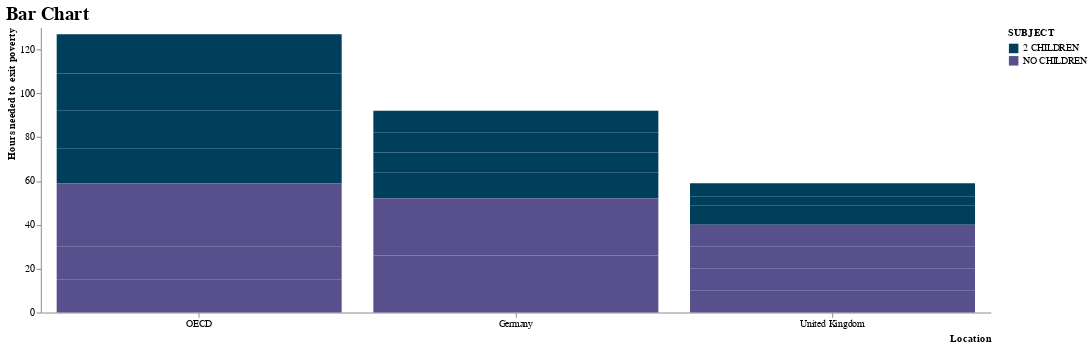

Notebook cell for this chart:
### Code cell
# A C M I 
# Mark ist Abbildungstyp, Folgender Underscore bezeichnet genaue Art

#aggregate=count soll Ausprägungen der Variable Homeownership zählen 

alt.Chart(df2_selectedlocations).mark_bar().encode(
    x=alt.X('LOCATION').sort('-y').axis  # - gibt an, dass nach absteigender Ausprägung sortiert wird
    (title='Location',
     titleAnchor='end',
     grid=False,
     labelAngle=0), # Labels von Homeownership werden gedreht
    y=alt.Y('VALUE:Q').axis  
    (title='Hours needed to exit poverty',
     titleAnchor='end',
      grid=False,
     labelAngle=0),
    color=alt.Color('SUBJECT', scale=colors),
).properties(
    title='Bar Chart',
    width=1000,
    height=300
).configure_title(
    fontSize=20,
    font='Arial',
    color='black',
    anchor='start'
).configure_view(strokeWidth=0)

### Figure 1 — Vega-Lite specification as saved in the notebook (floating-point values rounded to 4 significant figures)
{"config": {"view": {"continuousWidth": 300, "continuousHeight": 300, "strokeWidth": 0}, "title": {"anchor": "start", "color": "black", "font": "Arial", "fontSize": 20}}, "data": {"name": "data-7ac37f8d3de7093f73c28ba21ddf0d3e"}, "mark": {"type": "bar"}, "encoding": {"color": {"field": "SUBJECT", "scale": {"range": ["#003f5c", "#58508d", "#bc5090", "#ff6361", "#ffa600"]}, "type": "nominal"}, "x": {"axis": {"title": "Location", "titleAnchor": "end", "grid": false, "labelAngle": 0}, "field": "LOCATION", "sort": "-y", "type": "nominal"}, "y": {"axis": {"title": "Hours needed to exit poverty", "titleAnchor": "end", "grid": false, "labelAngle": 0}, "field": "VALUE", "type": "quantitative"}}, "height": 300, "title": "Bar Chart", "width": 1000, "$schema": "https://vega.github.io/schema/vega-lite/v5.15.1.json", "datasets": {"data-7ac37f8d3de7093f73c28ba21ddf0d3e": [{"LOCATION": "Germany", "SUBJECT": "2 CHILDREN", "MEASURE": "HR_AVEWAGE", "TIME": 2019, "VALUE": 12}, {"LOCATION": "Germany", "SUBJECT": "2 CHILDREN", "MEASURE": "HR_AVEWAGE", "TIME": 2020, "VALUE": 9}, {"LOCATION": "Germany", "SUBJECT": "2 CHILDREN", "MEASURE": "HR_AVEWAGE", "TIME": 2021, "VALUE": 9}, {"LOCATION": "Germany", "SUBJECT": "2 CHILDREN", "MEASURE": "HR_AVEWAGE", "TIME": 2022, "VALUE": 10}, {"LOCATION": "Germany", "SUBJECT": "NO CHILDREN", "MEASURE": "HR_AVEWAGE", "TIME": 2019, "VALUE": 13}, {"LOCATION": "Germany", "SUBJECT": "NO CHILDREN", "MEASURE": "HR_AVEWAGE", "TIME": 2020, "VALUE": 13}, {"LOCATION": "Germany", "SUBJECT": "NO CHILDREN", "MEASURE": "HR_AVEWAGE", "TIME": 2021, "VALUE": 13}, {"LOCATION": "Germany", "SUBJECT": "NO CHILDREN", "MEASURE": "HR_AVEWAGE", "TIME": 2022, "VALUE": 13}, {"LOCATION": "United Kingdom", "SUBJECT": "2 CHILDREN", "MEASURE": "HR_AVEWAGE", "TIME": 2019, "VALUE": 5}, {"LOCATION": "United Kingdom", "SUBJECT": "2 CHILDREN", "MEASURE": "HR_AVEWAGE", "TIME": 2020, "VALUE": 4}, {"LOCATION": "United Kingdom", "SUBJECT": "2 CHILDREN", "MEASURE": "HR_AVEWAGE", "TIME": 2021, "VALUE": 4}, {"LOCATION": "United Kingdom", "SUBJECT": "2 CHILDREN", "MEASURE": "HR_AVEWAGE", "TIME": 2022, "VALUE": 6}, {"LOCATION": "United Kingdom", "SUBJECT": "NO CHILDREN", "MEASURE": "HR_AVEWAGE", "TIME": 2019, "VALUE": 10}, {"LOCATION": "United Kingdom", "SUBJECT": "NO CHILDREN", "MEASURE": "HR_AVEWAGE", "TIME": 2020, "VALUE": 10}, {"LOCATION": "United Kingdom", "SUBJECT": "NO CHILDREN", "MEASURE": "HR_AVEWAGE", "TIME": 2021, "VALUE": 10}, {"LOCATION": "United Kingdom", "SUBJECT": "NO CHILDREN", "MEASURE": "HR_AVEWAGE", "TIME": 2022, "VALUE": 10}, {"LOCATION": "OECD", "SUBJECT": "2 CHILDREN", "MEASURE": "HR_AVEWAGE", "TIME": 2019, "VALUE": 16}, {"LOCATION": "OECD", "SUBJECT": "2 CHILDREN", "MEASURE": "HR_AVEWAGE", "TIME": 2020, "VALUE": 17}, {"LOCATION": "OECD", "SUBJECT": "2 CHILDREN", "MEASURE": "HR_AVEWAGE", "TIME": 2021, "VALUE": 17}, {"LOCATION": "OECD", "SUBJECT": "2 CHILDREN", "MEASURE": "HR_AVEWAGE", "TIME": 2022, "VALUE": 18}, {"LOCATION": "OECD", "SUBJECT": "NO CHILDREN", "MEASURE": "HR_AVEWAGE", "TIME": 2019, "VALUE": 15}, {"LOCATION": "OECD", "SUBJECT": "NO CHILDREN", "MEASURE": "HR_AVEWAGE", "TIME": 2020, "VALUE": 15}, {"LOCATION": "OECD", "SUBJECT": "NO CHILDREN", "MEASURE": "HR_AVEWAGE", "TIME": 2021, "VALUE": 14}, {"LOCATION": "OECD", "SUBJECT": "NO CHILDREN", "MEASURE": "HR_AVEWAGE", "TIME": 2022, "VALUE": 15}]}}
